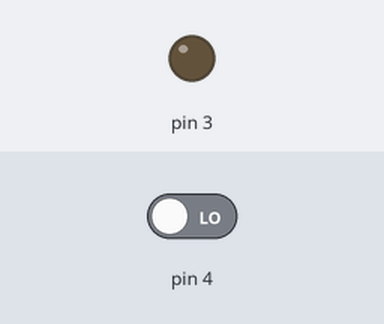
This sketch was run on a simulated Arduino Uno, built with avr-gcc and run on an emulated ATmega328P. Shown: output pins drawn as LEDs (lit = HIGH). The inputs (shaded band) are chosen by the test bench; at power-on: pin 4 LOW.

Above: at 1.2 s.
1.3 s: pin 4 driven HIGH
At 2.2 s:
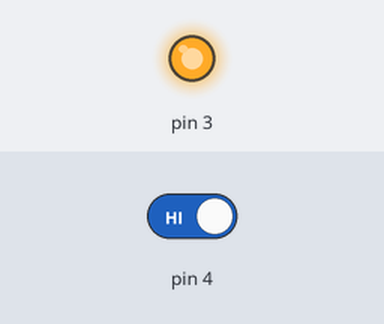
2.8 s: pin 4 driven LOW
At 3.4 s:
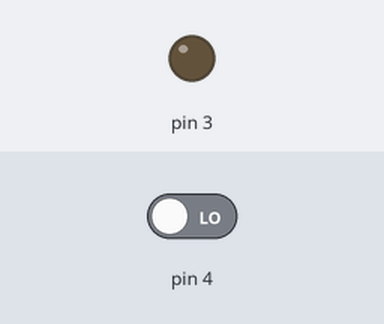
Timing chart, 0 to 5.8 s (numbered marks = the images above; inputs shaded):
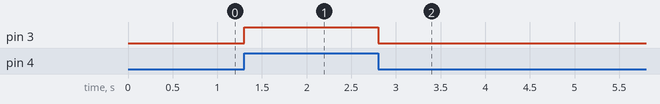

Measured:
- after the input at 1.3 s, pin 3: LOW → HIGH at once
- after the input at 2.8 s, pin 3: HIGH → LOW at once

The sketch:

Stem_Button.ino
```cpp
int state;

void setup() {
  pinMode(4,INPUT);
  pinMode(3, OUTPUT);
}

void loop() {
  state= digitalRead(4);
  if(state==HIGH)
  {
    digitalWrite (3, HIGH);
  }
  else
  {
    digitalWrite (3, LOW);

  }

}
```
